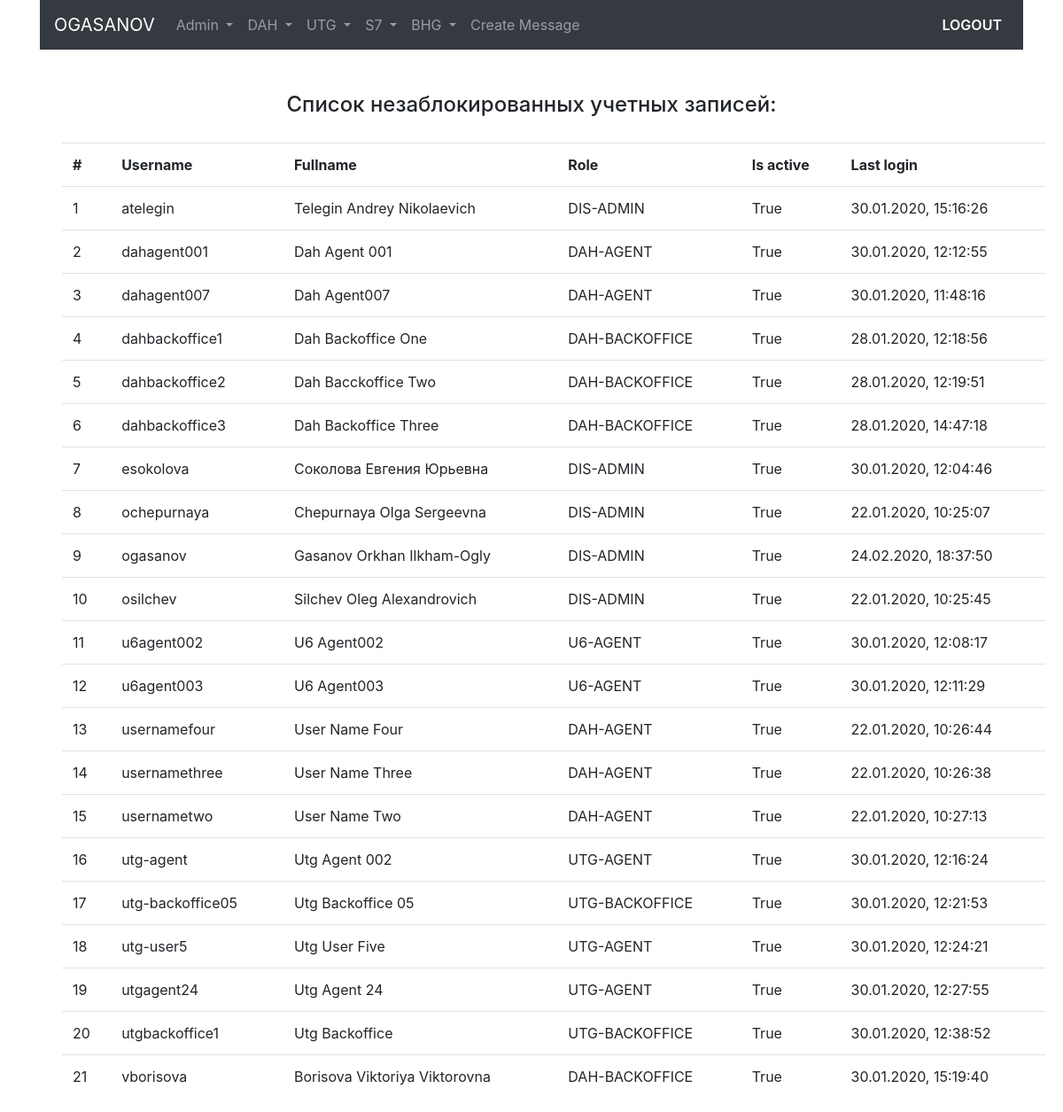
Page /active-users/ (signed in) on the committed database.
### user_model/models.py (models this page shows, shortened)
class UserModel(AbstractBaseUser):
    username = models.CharField(verbose_name='username', max_length=30, unique=True)
    fullname = models.CharField(verbose_name='full name', max_length=100)
    role = models.ForeignKey('UserRole', on_delete=models.CASCADE, related_name='role', null=True)
    date_joined = models.DateTimeField(verbose_name='date joined', auto_now_add=True)
    last_login = models.DateTimeField(verbose_name='last login', auto_now=True)
    is_admin = models.BooleanField(default=False)
    is_active = models.BooleanField(default=True)
    is_staff = models.BooleanField(default=False)
    is_superuser = models.BooleanField(default=False)
    USERNAME_FIELD = 'username'
    REQUIRED_FIELDS = ['fullname', 'role']
    objects = UserModelManager()
    class Meta:
        verbose_name = 'User'
        verbose_name_plural = 'Users'
        ordering = ['username']

class UserRole(models.Model):
    title = models.CharField(max_length=150, unique=True)
    def __str__(self):
        return self.title

### user_model/views.py (the view)
# urls.py: path('active-users/', active_users_view, name='active_users'),
@login_required
def active_users_view(request):
    context = {}
    active_users = UserModel.objects.filter(is_active=True)
    context['active_users'] = active_users
    return render(request, 'user_model/active_users.html', context)

### user_model/templates/user_model/active_users.html (shortened to what this page needs)
{% extends 'user_model/base.html' %}
{% block content %}
        <div class="row">
            <div class="col">
                {% if request.user.is_authenticated and request.user.is_admin %}
                    <div class="message-mainpage-template" style="text-align: center;">
                        <h4>Список незаблокированных учетных записей:</h4>
                    </div>
                    <div style="height: 20px;"></div>
                    <table class="table" style="margin-left: 25px; margin-right: 25px;">
                        <tr>
                            <th>#</th>
                            <th>Username</th>
                            <th>Fullname</th>
                            <th>Role</th>
                            <th>Is active</th>
                            <th>Last login</th>
                        </tr>
                        {% for user in active_users %}
                            <tr>
                                <td>{{ forloop.counter }}</td>
                                <td>{{ user.username }}</td>
                                <td>{{ user.fullname }}</td>
                                <td>{{ user.role }}</td>
                                <td>{{ user.is_active }}</td>
                                <td>{{ user.last_login|date:'d.m.Y, H:i:s' }}</td>
                            </tr>
                        {% endfor %}
                    </table>
                {% else %}
                    <div class="margin-class">
                        <h2>Доступ запрещен!</h2>
                    </div>
                {% endif %}
            </div>
        </div>
{% endblock %}

### user_model/templates/user_model/includes/navbar.html (shortened to what this page needs)
<nav class="navbar navbar-expand-md navbar-dark bg-dark sticky-top">
    {% if request.user.is_authenticated %}
        <a class="navbar-brand" href="{% url 'homepage' %}">{{ request.user.username|upper }}</a>
    {% else %}
        <a class="navbar-brand mx-auto" href="{% url 'homepage' %}">Рассылка сообщений по рейсам</a>
    {% endif %}
    {% if request.user.is_authenticated and request.user.is_admin %}
    <div class="collapse navbar-collapse" id="navbarSupportedContent">
        <ul class="navbar-nav mr-auto">
            {% include 'user_model/includes/nav_item_admin.html' %}
            {% include 'user_model/includes/nav_item_template.html' %}
        </ul>
        <ul class="navbar-nav ml-auto">
            {% include 'user_model/includes/nav_item_logout.html' %}
        </ul>
    </div>
    {% endif %}
</nav>

### static/css/style.css (style rules this page uses)
.message-mainpage-template { margin-left: 25px; margin-right: 25px; }

### rows in the picture
UserModel: user.username "OGASANOV", username "ogasanov", fullname "Gasanov Orkhan Ilkham-Ogly", role "DIS-ADMIN", is_active "True", last_login "24.02.2020, 18:37:50"
UserModel: username "atelegin", fullname "Telegin Andrey Nikolaevich", role "DIS-ADMIN", is_active "True", last_login "30.01.2020, 15:16:26"
UserModel: username "dahagent001", fullname "Dah Agent 001", role "DAH-AGENT", is_active "True", last_login "30.01.2020, 12:12:55"
UserModel: username "dahagent007", fullname "Dah Agent007", role "DAH-AGENT", is_active "True", last_login "30.01.2020, 11:48:16"
UserModel: username "dahbackoffice1", fullname "Dah Backoffice One", role "DAH-BACKOFFICE", is_active "True", last_login "28.01.2020, 12:18:56"
UserModel: username "dahbackoffice2", fullname "Dah Bacckoffice Two", role "DAH-BACKOFFICE", is_active "True", last_login "28.01.2020, 12:19:51"
UserModel: username "dahbackoffice3", fullname "Dah Backoffice Three", role "DAH-BACKOFFICE", is_active "True", last_login "28.01.2020, 14:47:18"
UserModel: username "esokolova", fullname "Соколова Евгения Юрьевна", role "DIS-ADMIN", is_active "True", last_login "30.01.2020, 12:04:46"
UserModel: username "ochepurnaya", fullname "Chepurnaya Olga Sergeevna", role "DIS-ADMIN", is_active "True", last_login "22.01.2020, 10:25:07"
UserModel: username "osilchev", fullname "Silchev Oleg Alexandrovich", role "DIS-ADMIN", is_active "True", last_login "22.01.2020, 10:25:45"
UserModel: username "u6agent002", fullname "U6 Agent002", role "U6-AGENT", is_active "True", last_login "30.01.2020, 12:08:17"
UserModel: username "u6agent003", fullname "U6 Agent003", role "U6-AGENT", is_active "True", last_login "30.01.2020, 12:11:29"
UserModel: username "usernamefour", fullname "User Name Four", role "DAH-AGENT", is_active "True", last_login "22.01.2020, 10:26:44"
UserModel: username "usernamethree", fullname "User Name Three", role "DAH-AGENT", is_active "True", last_login "22.01.2020, 10:26:38"
UserModel: username "usernametwo", fullname "User Name Two", role "DAH-AGENT", is_active "True", last_login "22.01.2020, 10:27:13"
UserModel: username "utg-agent", fullname "Utg Agent 002", role "UTG-AGENT", is_active "True", last_login "30.01.2020, 12:16:24"
UserModel: username "utg-backoffice05", fullname "Utg Backoffice 05", role "UTG-BACKOFFICE", is_active "True", last_login "30.01.2020, 12:21:53"
UserModel: username "utg-user5", fullname "Utg User Five", role "UTG-AGENT", is_active "True", last_login "30.01.2020, 12:24:21"
UserModel: username "utgagent24", fullname "Utg Agent 24", role "UTG-AGENT", is_active "True", last_login "30.01.2020, 12:27:55"
UserModel: username "utgbackoffice1", fullname "Utg Backoffice", role "UTG-BACKOFFICE", is_active "True", last_login "30.01.2020, 12:38:52"
UserModel: username "vborisova", fullname "Borisova Viktoriya Viktorovna", role "DAH-BACKOFFICE", is_active "True", last_login "30.01.2020, 15:19:40"
